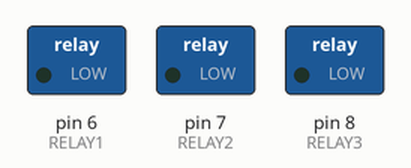
Simulated run of this sketch. Board: Arduino Uno, built with avr-gcc and run on an emulated ATmega328P. Parts: switched loads named in the sketch (green lamp = pin HIGH).

Above: at 1.0 s.
At 3.0 s:
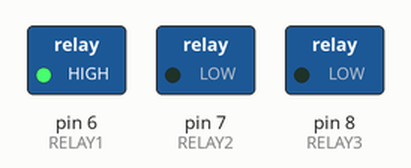
At 5.0 s:
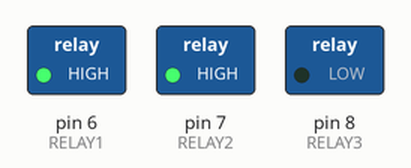
Timing chart, 0 to 7.8 s (numbered marks = the images above):
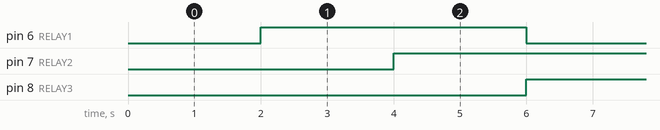

Measured:
- by itself, pin 6 (RELAY1), pin 7 (RELAY2), pin 8 (RELAY3): alternates HIGH for 4.0 s and LOW for 2.0 s

The sketch:

Test_Relay.ino
```cpp
#define RELAY1  6
#define RELAY2  7
#define RELAY3  8

void setup()
{
// Initialise the Arduino data pins for OUTPUT
  pinMode(RELAY1, OUTPUT);
  pinMode(RELAY2, OUTPUT);
  pinMode(RELAY3, OUTPUT);
}

 void loop()
{
   digitalWrite(RELAY1,LOW);           // Turns ON Relays 1
   delay(2000);                                      // Wait 2 seconds
   digitalWrite(RELAY1,HIGH);          // Turns Relay Off

   digitalWrite(RELAY2,LOW);           // Turns ON Relays 2
   delay(2000);                                      // Wait 2 seconds
   digitalWrite(RELAY2,HIGH);          // Turns Relay Off

   digitalWrite(RELAY3,LOW);           // Turns ON Relays 3
   delay(2000);                                      // Wait 2 seconds
   digitalWrite(RELAY3,HIGH);          // Turns Relay Off
 }
```
